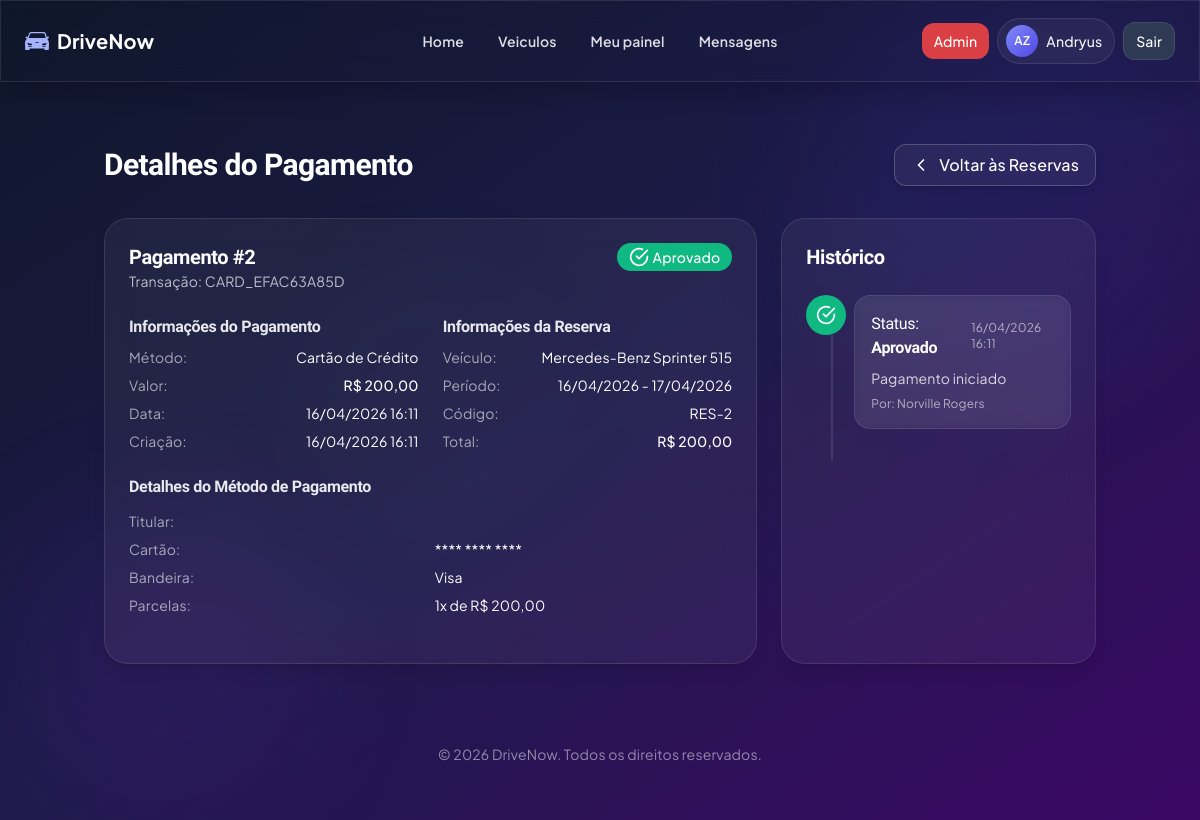
The app's page /pagamento/detalhe_pagamento.php?id=2 (signed in) with its own data.
### tables this page shows
CREATE TABLE `pagamento` (
  `id` int(11) NOT NULL,
  `reserva_id` int(11) NOT NULL,
  `valor` decimal(10,2) NOT NULL,
  `metodo_pagamento` varchar(50) NOT NULL,
  `status` varchar(20) NOT NULL DEFAULT 'pendente',
  `data_pagamento` datetime DEFAULT NULL,
  `data_criacao` datetime NOT NULL DEFAULT current_timestamp(),
  `comprovante_url` varchar(255) DEFAULT NULL,
  `codigo_transacao` varchar(100) DEFAULT NULL,
  `detalhes` text DEFAULT NULL
);

CREATE TABLE `veiculo` (
  `id` int(11) NOT NULL,
  `local_id` int(11) DEFAULT NULL,
  `categoria_veiculo_id` int(11) DEFAULT NULL,
  `dono_id` int(11) DEFAULT NULL,
  `veiculo_marca` varchar(50) DEFAULT NULL,
  `veiculo_modelo` varchar(100) DEFAULT NULL,
  `veiculo_ano` int(11) DEFAULT NULL,
  `veiculo_km` int(11) DEFAULT NULL,
  `veiculo_placa` varchar(50) DEFAULT NULL,
  `veiculo_cambio` varchar(50) DEFAULT NULL,
  `veiculo_combustivel` varchar(50) DEFAULT NULL,
  `veiculo_portas` int(11) DEFAULT NULL,
  `veiculo_acentos` int(11) DEFAULT NULL,
  `veiculo_tracao` varchar(50) DEFAULT NULL,
  `disponivel` tinyint(1) DEFAULT 1 COMMENT '0=Indisponível, 1=Disponível',
  `preco_diaria` decimal(10,2) NOT NULL DEFAULT 150.00,
  `descricao` text DEFAULT NULL,
  `media_avaliacao` decimal(3,1) DEFAULT NULL,
  `total_avaliacoes` int(11) DEFAULT 0
);

CREATE TABLE `reserva` (
  `id` int(11) NOT NULL,
  `veiculo_id` int(11) DEFAULT NULL,
  `conta_usuario_id` int(11) DEFAULT NULL,
  `reserva_data` date DEFAULT NULL,
  `devolucao_data` date DEFAULT NULL,
  `diaria_valor` decimal(10,2) DEFAULT NULL,
  `taxas_de_uso` decimal(10,2) DEFAULT NULL,
  `taxas_de_limpeza` decimal(10,2) DEFAULT NULL,
  `valor_total` decimal(10,2) DEFAULT NULL,
  `status` varchar(20) DEFAULT 'pendente',
  `observacoes` text DEFAULT NULL
);

CREATE TABLE `historico_pagamento` (
  `id` int(11) NOT NULL,
  `pagamento_id` int(11) NOT NULL,
  `status_anterior` varchar(20) DEFAULT NULL,
  `novo_status` varchar(20) NOT NULL,
  `observacao` text DEFAULT NULL,
  `data_alteracao` datetime NOT NULL DEFAULT current_timestamp(),
  `usuario_id` int(11) DEFAULT NULL
);

CREATE TABLE `conta_usuario` (
  `id` int(11) NOT NULL,
  `is_admin` tinyint(1) NOT NULL DEFAULT 0,
  `ativo` tinyint(1) NOT NULL DEFAULT 1,
  `primeiro_nome` varchar(50) DEFAULT NULL,
  `segundo_nome` varchar(50) DEFAULT NULL,
  `telefone` varchar(20) DEFAULT NULL,
  `e_mail` varchar(100) DEFAULT NULL,
  `senha` varchar(255) DEFAULT NULL,
  `data_de_entrada` date DEFAULT NULL,
  `foto_perfil` varchar(255) DEFAULT NULL,
  `cpf` varchar(14) DEFAULT NULL COMMENT 'CPF do usuário',
  `foto_cnh_frente` varchar(255) DEFAULT NULL COMMENT 'Caminho para foto da CNH (frente)',
  `foto_cnh_verso` varchar(255) DEFAULT NULL COMMENT 'Caminho para foto da CNH (verso)',
  `status_docs` enum('pendente','verificando','aprovado','rejeitado') NOT NULL DEFAULT 'pendente' COMMENT 'Status da verificação dos documentos',
  `data_verificacao` datetime DEFAULT NULL COMMENT 'Data da última verificação',
  `admin_verificacao` int(11) DEFAULT NULL COMMENT 'ID do admin que verificou os documentos',
  `tem_cnh` tinyint(1) NOT NULL DEFAULT 0 COMMENT 'Se o usuário possui CNH',
  `cadastro_completo` tinyint(1) NOT NULL DEFAULT 0 COMMENT 'Se o usuário completou o cadastro com documentos',
  `observacoes_docs` text DEFAULT NULL COMMENT 'Observações da verificação',
  `mensagens_nao_lidas` int(11) NOT NULL DEFAULT 0,
  `media_avaliacao_proprietario` decimal(3,1) DEFAULT NULL,
  `total_avaliacoes_proprietario` int(11) DEFAULT 0,
  `media_avaliacao_locatario` decimal(3,1) DEFAULT NULL,
  `total_avaliacoes_locatario` int(11) DEFAULT 0
);

### pagamento/detalhe_pagamento.php (the view, shortened to what this page needs)
<?php
global $pdo;
$pagamentoId = (int)$_GET['id'];
$stmt = $pdo->prepare("
    SELECT p.*, r.conta_usuario_id AS reserva_usuario_id,
           r.veiculo_id, r.reserva_data, r.devolucao_data, r.valor_total,
           v.veiculo_marca, v.veiculo_modelo, v.veiculo_ano
    FROM pagamento p
    INNER JOIN reserva r ON p.reserva_id = r.id
    INNER JOIN veiculo v ON r.veiculo_id = v.id
    WHERE p.id = ?
");
$stmt->execute([$pagamentoId]);
$pagamento = $stmt->fetch();
$detalhes = json_decode($pagamento['detalhes'], true) ?? [];
$metodoPagamentoTexto = '';
$detalhesFormatados = '';
switch ($pagamento['metodo_pagamento']) {
    case 'cartao':
        $metodoPagamentoTexto = 'Cartão de Crédito';
        $titular = $detalhes['titular'] ?? 'N/D';
        $ultimos_digitos = $detalhes['ultimos_digitos'] ?? '****';
        $bandeira = $detalhes['bandeira'] ?? 'N/D';
        $parcelas = $detalhes['parcelas'] ?? 1;
        $detalhesFormatados = "
            <div class='grid grid-cols-2 gap-2 text-sm'>
                <div class='text-white/60'>Titular:</div>
                <div>{$titular}</div>
                <div class='text-white/60'>Cartão:</div>
                <div>**** **** **** {$ultimos_digitos}</div>
                <div class='text-white/60'>Bandeira:</div>
                <div>{$bandeira}</div>
                <div class='text-white/60'>Parcelas:</div>
                <div>{$parcelas}x de R$ " . number_format($pagamento['valor'] / $parcelas, 2, ',', '.') . "</div>
            </div>
        ";
        break;
}
$dataFormatada = $pagamento['data_pagamento'] ? date('d/m/Y H:i', strtotime($pagamento['data_pagamento'])) : 'Aguardando';
$valorFormatado = number_format($pagamento['valor'], 2, ',', '.');
$dataInicioFormatada = date('d/m/Y', strtotime($pagamento['reserva_data']));
$dataFimFormatada = date('d/m/Y', strtotime($pagamento['devolucao_data']));
$statusClass = '';
$statusIcon = '';
switch ($pagamento['status']) {
    case 'aprovado':
        $statusClass = 'bg-emerald-500 text-white';
        $statusIcon = '<svg xmlns="http://www.w3.org/2000/svg" width="24" height="24" viewBox="0 0 24 24" fill="none" stroke="currentColor" stroke-width="2" stroke-linecap="round" stroke-linejoin="round" class="h-5 w-5"><path d="M22 11.08V12a10 10 0 1 1-5.93-9.14"/><polyline points="22 4 12 14.01 9 11.01"/></svg>';
        break;
}
$stmt = $pdo->prepare("
    SELECT hp.*, cu.primeiro_nome, cu.segundo_nome
    FROM historico_pagamento hp
    LEFT JOIN conta_usuario cu ON hp.usuario_id = cu.id
    WHERE hp.pagamento_id = ?
    ORDER BY hp.data_alteracao DESC
");
$stmt->execute([$pagamentoId]);
$historico = $stmt->fetchAll();
?>
<!DOCTYPE html>
<html lang="pt-br">
<head>
    <script src="https://cdn.tailwindcss.com"></script>
    <link rel="stylesheet" href="../assets/ui-modern.css">
</head>
<body class="drivenow-modern min-h-screen bg-gradient-to-br from-slate-900 via-indigo-950 to-purple-950 text-white p-4 md:p-8 overflow-x-hidden">
    <div class="fixed top-0 right-0 w-96 h-96 rounded-full bg-indigo-700 opacity-10 blur-3xl -z-10 animate-pulse animate-pulse-15s"></div>
    <div class="fixed bottom-0 left-0 w-80 h-80 rounded-full bg-purple-700 opacity-10 blur-3xl -z-10 animate-pulse animate-pulse-20s"></div>
    <div class="fixed top-1/3 left-1/4 w-64 h-64 rounded-full bg-slate-700 opacity-5 blur-3xl -z-10 animate-pulse animate-pulse-25s"></div>
    <?php include_once '../includes/navbar.php'; ?>
    <main class="container mx-auto px-4 pt-28 pb-8">
        <div class="flex flex-wrap justify-between items-center mb-8 gap-4">
            <h1 class="text-3xl font-bold">Detalhes do Pagamento</h1>
            <div class="flex flex-wrap gap-3">
                <a href="../reserva/minhas_reservas.php" class="btn-dn-ghost border border-white/20 text-white hover:bg-white/20 rounded-xl px-4 py-2 font-medium backdrop-blur-sm bg-white/5 hover:bg-white/10 shadow-md hover:shadow-lg flex items-center gap-2">
                    <svg xmlns="http://www.w3.org/2000/svg" width="24" height="24" viewBox="0 0 24 24" fill="none" stroke="currentColor" stroke-width="2" stroke-linecap="round" stroke-linejoin="round" class="h-5 w-5">
                        <path d="m15 18-6-6 6-6"/>
                    </svg>
                    Voltar às Reservas
                </a>
            </div>
        </div>
        <div class="grid grid-cols-1 lg:grid-cols-3 gap-6">
            <div class="section-shell lg:col-span-2 backdrop-blur-lg bg-white/5 border subtle-border rounded-3xl p-6 shadow-lg">
                <div class="flex justify-between items-start mb-6">
                    <div>
                        <h2 class="text-xl font-bold">Pagamento #<?= $pagamentoId ?></h2>
                        <p class="text-white/70 text-sm">Transação: <?= htmlspecialchars($pagamento['codigo_transacao']) ?></p>
                    </div>
                    <div class="px-3 py-1 rounded-full <?= $statusClass ?> text-sm font-medium flex items-center gap-1">
                        <?= $statusIcon ?>
                        <span><?= ucfirst($pagamento['status']) ?></span>
                    </div>
                </div>
                <div class="grid grid-cols-1 md:grid-cols-2 gap-6 mb-6">
                    <div>
                        <h3 class="font-semibold text-white/90 mb-2">Informações do Pagamento</h3>
                        <div class="grid gap-2 text-sm">
                            <div class="flex justify-between">
                                <span class="text-white/60">Método:</span>
                                <span><?= $metodoPagamentoTexto ?></span>
                            </div>
                            <div class="flex justify-between">
                                <span class="text-white/60">Valor:</span>
                                <span class="font-medium">R$ <?= $valorFormatado ?></span>
                            </div>
                            <div class="flex justify-between">
                                <span class="text-white/60">Data:</span>
                                <span><?= $dataFormatada ?></span>
                            </div>
                            <div class="flex justify-between">
                                <span class="text-white/60">Criação:</span>
                                <span><?= date('d/m/Y H:i', strtotime($pagamento['data_criacao'])) ?></span>
                            </div>
                        </div>
                    </div>
                    <div>
                        <h3 class="font-semibold text-white/90 mb-2">Informações da Reserva</h3>
                        <div class="grid gap-2 text-sm">
                            <div class="flex justify-between">
                                <span class="text-white/60">Veículo:</span>
                                <span><?= htmlspecialchars($pagamento['veiculo_marca']) ?> <?= htmlspecialchars($pagamento['veiculo_modelo']) ?></span>
                            </div>
                            <div class="flex justify-between">
                                <span class="text-white/60">Período:</span>
                                <span><?= $dataInicioFormatada ?> - <?= $dataFimFormatada ?></span>
                            </div>
                            <div class="flex justify-between">
                                <span class="text-white/60">Código:</span>
                                <span>RES-<?= $pagamento['reserva_id'] ?></span>
                            </div>
                            <div class="flex justify-between">
                                <span class="text-white/60">Total:</span>
                                <span class="font-medium">R$ <?= number_format($pagamento['valor_total'], 2, ',', '.') ?></span>
                            </div>
                        </div>
                    </div>
                </div>
                <div class="mb-6">
                    <h3 class="font-semibold text-white/90 mb-3">Detalhes do Método de Pagamento</h3>
                    <?= $detalhesFormatados ?>
                </div>
            </div>
            <div class="section-shell lg:col-span-1 backdrop-blur-lg bg-white/5 border subtle-border rounded-3xl p-6 shadow-lg">
                <h2 class="text-xl font-bold mb-6">Histórico</h2>
                <?php if (empty($historico)): ?>
                    <div class="text-center py-8 text-white/50">
                        <p>Nenhum evento registrado.</p>
                    </div>
                <?php else: ?>
                    <div class="relative">
                        <div class="timeline-line"></div>
                        <?php foreach ($historico as $index => $evento): ?>
                            <?php
                                $statusIcon = '';
                                $statusBg = '';
                                switch ($evento['novo_status']) {
                                    case 'aprovado':
                                        $statusIcon = '<svg xmlns="http://www.w3.org/2000/svg" width="24" height="24" viewBox="0 0 24 24" fill="none" stroke="currentColor" stroke-width="2" stroke-linecap="round" stroke-linejoin="round" class="h-5 w-5"><path d="M22 11.08V12a10 10 0 1 1-5.93-9.14"/><polyline points="22 4 12 14.01 9 11.01"/></svg>';
                                        $statusBg = 'bg-emerald-500';
                                        break;
                                }
                                $dataEvento = date('d/m/Y H:i', strtotime($evento['data_alteracao']));
                                $nomeUsuario = $evento['primeiro_nome'] ? "{$evento['primeiro_nome']} {$evento['segundo_nome']}" : 'Sistema';
                            ?>
                            <div class="relative pl-12 pb-8">
                                <div class="absolute left-0 top-0 w-10 h-10 rounded-full <?= $statusBg ?> flex items-center justify-center z-10">
                                    <?= $statusIcon ?>
                                </div>
                                <div class="backdrop-blur-sm bg-white/5 border subtle-border rounded-2xl p-4">
                                    <div class="flex justify-between items-center mb-2">
                                        <h3 class="font-medium">
                                            <?php if ($evento['status_anterior']): ?>
                                                Alteração de <span class="text-white/60"><?= ucfirst($evento['status_anterior']) ?></span> para <span class="font-semibold"><?= ucfirst($evento['novo_status']) ?></span>
                                            <?php else: ?>
                                                Status: <span class="font-semibold"><?= ucfirst($evento['novo_status']) ?></span>
                                            <?php endif; ?>
                                        </h3>
                                        <span class="text-white/60 text-xs"><?= $dataEvento ?></span>
                                    </div>
                                    <?php if ($evento['observacao']): ?>
                                        <p class="text-white/80 text-sm"><?= htmlspecialchars($evento['observacao']) ?></p>
                                    <?php endif; ?>
                                    <p class="text-white/60 text-xs mt-2">Por: <?= htmlspecialchars($nomeUsuario) ?></p>
                                </div>
                            </div>
                        <?php endforeach; ?>
                    </div>
                <?php endif; ?>
            </div>
        </div>
    </main>
    <footer class="mt-12 mb-6 px-4 text-center text-white/50 text-sm">
        <p>&copy; <?= date('Y') ?> DriveNow. Todos os direitos reservados.</p>
    </footer>
</body>
</html>

### assets/ui-modern.css (style rules this page uses)
:root { --dn-font-title: 'Sora', 'Trebuchet MS', 'Segoe UI', Tahoma, Geneva, Verdana, sans-serif; --dn-font-body: 'Plus Jakarta Sans', 'Segoe UI', Tahoma, Geneva, Verdana, sans-serif; --dn-surface: rgba(255, 255, 255, 0.06); --dn-surface-hover: rgba(255, 255, 255, 0.1); --dn-border: rgba(255, 255, 255, 0.14); --dn-shadow: 0 18px 35px rgba(2, 6, 23, 0.35); --dn-shadow-soft: 0 10px 22px rgba(2, 6, 23, 0.2); --dn-primary: #6366f1; --dn-primary-hover: #4f46e5; --dn-primary-accent: #818cf8; }
.drivenow-modern { font-family: var(--dn-font-body); letter-spacing: 0.01em; }
.drivenow-modern h1, .drivenow-modern h2, .drivenow-modern h3, .drivenow-modern h4, .drivenow-modern .title-font { font-family: var(--dn-font-title); letter-spacing: -0.02em; }
.section-shell { border: 1px solid var(--dn-border); box-shadow: var(--dn-shadow-soft); }
.btn-dn-ghost { transition: transform 0.2s ease, background-color 0.2s ease, border-color 0.2s ease; }

### pagamento/detalhe_pagamento.php (style rules this page uses)
.animate-pulse-15s { animation-duration: 15s; }
.animate-pulse-20s { animation-duration: 20s; }
.animate-pulse-25s { animation-duration: 25s; }
.subtle-border { border-color: rgba(255, 255, 255, 0.1); }
.timeline-line { position: absolute; left: 25px; top: 40px; bottom: 0; width: 2px; background-color: rgba(255, 255, 255, 0.1); z-index: 0; }

### records on screen
pagamento: codigo_transacao "CARD_EFAC63A85D", status "Aprovado", metodo_pagamento "Cartão de Crédito", valor "200,00", data_pagamento "16/04/2026 16:11", data_criacao "16/04/2026 16:11", veiculo.veiculo_marca "Mercedes-Benz", veiculo.veiculo_modelo "Sprinter 515", reserva.reserva_data "16/04/2026", reserva.devolucao_data "17/04/2026", reserva "2", reserva.valor_total "200,00", detalhes "Visa", detalhes "1", $pagamento['valor'] / $parcelas "200,00"
historico_pagamento: novo_status "Aprovado", data_alteracao "16/04/2026 16:11", observacao "Pagamento iniciado", usuario.segundo_nome "Norville Rogers"

### other values on screen
$navIniciais "AZ"
$navNomeExibicao "Andryus"
$pagamentoId "2"
